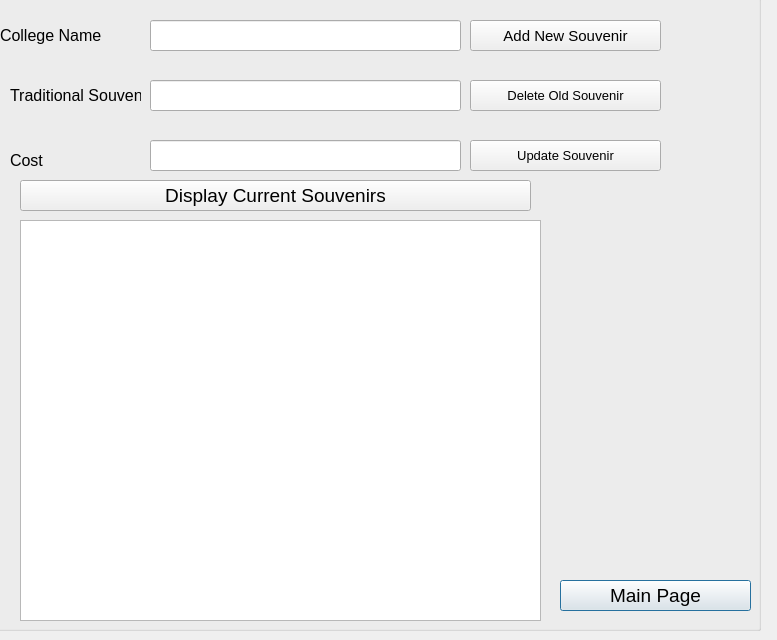
<?xml version="1.0" encoding="UTF-8"?>
<ui version="4.0">
 <class>AdminWindow</class>
 <widget class="QDialog" name="AdminWindow">
  <property name="geometry">
   <rect>
    <x>0</x>
    <y>0</y>
    <width>777</width>
    <height>640</height>
   </rect>
  </property>
  <property name="windowTitle">
   <string>Dialog</string>
  </property>
  <widget class="QGroupBox" name="groupBox_AdminPage">
   <property name="geometry">
    <rect>
     <x>-10</x>
     <y>-20</y>
     <width>771</width>
     <height>651</height>
    </rect>
   </property>
   <property name="title">
    <string>Admin</string>
   </property>
   <widget class="QPushButton" name="pushButton_BackToMainWindow">
    <property name="geometry">
     <rect>
      <x>570</x>
      <y>600</y>
      <width>191</width>
      <height>31</height>
     </rect>
    </property>
    <property name="font">
     <font>
      <pointsize>14</pointsize>
     </font>
    </property>
    <property name="text">
     <string>Main Page</string>
    </property>
   </widget>
   <widget class="QPushButton" name="pushButton_AddNewSouvenir">
    <property name="geometry">
     <rect>
      <x>480</x>
      <y>40</y>
      <width>191</width>
      <height>31</height>
     </rect>
    </property>
    <property name="font">
     <font>
      <pointsize>11</pointsize>
     </font>
    </property>
    <property name="text">
     <string>Add New Souvenir</string>
    </property>
   </widget>
   <widget class="QLineEdit" name="lineEdit_TraditionalSouvenir">
    <property name="geometry">
     <rect>
      <x>160</x>
      <y>100</y>
      <width>311</width>
      <height>31</height>
     </rect>
    </property>
    <property name="font">
     <font>
      <pointsize>12</pointsize>
     </font>
    </property>
   </widget>
   <widget class="QLineEdit" name="lineEdit_Cost">
    <property name="geometry">
     <rect>
      <x>160</x>
      <y>160</y>
      <width>311</width>
      <height>31</height>
     </rect>
    </property>
    <property name="font">
     <font>
      <pointsize>12</pointsize>
     </font>
    </property>
   </widget>
   <widget class="QLabel" name="label_TraditionalSouvenir">
    <property name="geometry">
     <rect>
      <x>20</x>
      <y>100</y>
      <width>131</width>
      <height>31</height>
     </rect>
    </property>
    <property name="font">
     <font>
      <pointsize>12</pointsize>
     </font>
    </property>
    <property name="text">
     <string>Traditional Souvenirs</string>
    </property>
   </widget>
   <widget class="QLabel" name="label_Cost">
    <property name="geometry">
     <rect>
      <x>20</x>
      <y>170</y>
      <width>71</width>
      <height>21</height>
     </rect>
    </property>
    <property name="font">
     <font>
      <pointsize>12</pointsize>
     </font>
    </property>
    <property name="text">
     <string>Cost</string>
    </property>
   </widget>
   <widget class="QPushButton" name="pushButton_DeleteOldSouvenir">
    <property name="geometry">
     <rect>
      <x>480</x>
      <y>100</y>
      <width>191</width>
      <height>31</height>
     </rect>
    </property>
    <property name="font">
     <font>
      <pointsize>10</pointsize>
     </font>
    </property>
    <property name="text">
     <string>Delete Old Souvenir</string>
    </property>
   </widget>
   <widget class="QTableView" name="tableViewCurrentTraditionalSouvenirs">
    <property name="geometry">
     <rect>
      <x>30</x>
      <y>240</y>
      <width>521</width>
      <height>401</height>
     </rect>
    </property>
   </widget>
   <widget class="QPushButton" name="pushButton_DisplayCurrentSouvenirs">
    <property name="geometry">
     <rect>
      <x>30</x>
      <y>200</y>
      <width>511</width>
      <height>31</height>
     </rect>
    </property>
    <property name="font">
     <font>
      <pointsize>14</pointsize>
     </font>
    </property>
    <property name="text">
     <string>Display Current Souvenirs</string>
    </property>
   </widget>
   <widget class="QPushButton" name="pushButton_UpdateSouvenir">
    <property name="geometry">
     <rect>
      <x>480</x>
      <y>160</y>
      <width>191</width>
      <height>31</height>
     </rect>
    </property>
    <property name="font">
     <font>
      <pointsize>10</pointsize>
     </font>
    </property>
    <property name="text">
     <string>Update Souvenir</string>
    </property>
   </widget>
   <widget class="QLabel" name="label_College">
    <property name="geometry">
     <rect>
      <x>10</x>
      <y>40</y>
      <width>101</width>
      <height>31</height>
     </rect>
    </property>
    <property name="font">
     <font>
      <pointsize>12</pointsize>
     </font>
    </property>
    <property name="text">
     <string>College Name</string>
    </property>
   </widget>
   <widget class="QLineEdit" name="lineEdit_CollegeName">
    <property name="geometry">
     <rect>
      <x>160</x>
      <y>40</y>
      <width>311</width>
      <height>31</height>
     </rect>
    </property>
    <property name="font">
     <font>
      <pointsize>12</pointsize>
     </font>
    </property>
   </widget>
  </widget>
 </widget>
 <resources/>
 <connections/>
</ui>
